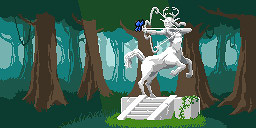
#> input picture oled.examples/images/pixelart3.jpg, 256 x 128 px, given in place of the camera
$ python HSVC_trackbar.py
#> lines starting #> are read from the running program, lines starting #| are printed output that depends on the picture; after the words box and inside, x2 and y2 are one past the last pixel; in counts of white or black regions, pixels touching at a corner belong together
#HSVC_TRACKBA
import cv2
import time
import numpy as np

print(cv2.__version__)
dispW = 800
dispH = 480

def TRAC1(val):
    global hueLow
    hueLow=val
    print('Hue Low',hueLow)
def TRAC2(val):
    global huehigh
    huehigh=val
    print('hue max',huehigh)
def TRAC3(val):
    global satlow
    satlow=val
    print('sat min',satlow)
def TRAC4(val):
    global sathigh
    sathigh=val
    print('sat high',sathigh)
def TRAC5(val):
    global vallow
    vallow=val
    print('val min',vallow)
def TRAC6(val):
    global valhigh
    valhigh=val
    print('val max',valhigh)


cam = cv2.VideoCapture('/dev/video0')
cam.set(cv2.CAP_PROP_FRAME_WIDTH, dispW)
cam.set(cv2.CAP_PROP_FRAME_HEIGHT, dispH)

# Initialize timer
prev_time = time.time()


#INITIALIZE TRACKBARS
cv2.namedWindow("My Trackbars")
cv2.createTrackbar('Hue Low','My Trackbars',0,179,TRAC1)
cv2.createTrackbar('Hue High','My Trackbars',0,179,TRAC2)
cv2.createTrackbar('Sat Low','My Trackbars',100,255,TRAC3)
cv2.createTrackbar('Sat High','My Trackbars',255,255,TRAC4)
cv2.createTrackbar('val Low','My Trackbars',100,255,TRAC5)
cv2.createTrackbar('val High','My Trackbars',255,255,TRAC6)

# Set default values
huelow = 0
huehigh = 179
satlow = 100
sathigh = 255
vallow = 100
valhigh = 255


while True:
    stat, frame = cam.read()
#> frame is the input picture: shape (128, 256, 3); mean B, G, R 85.3, 100.1, 65.2
    current_time = time.time()
    fps = 1 / (current_time - prev_time)
    prev_time = current_time
    # Overlay FPS on frame
    cv2.putText(frame, f'FPS: {int(fps)}', (10, 30),
                cv2.FONT_HERSHEY_SIMPLEX, 1, (0, 255, 255), 2)
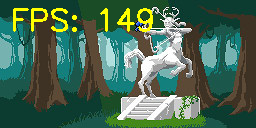
#> frame: shape (128, 256, 3); 2.84% of pixels changed, all inside (x1, y1, x2, y2) = (13, 8, 153, 32)


    Lowerbound=np.array([huelow,satlow,vallow])
    Upperbound=np.array([huehigh,sathigh,valhigh])
    frameHSV=cv2.cvtColor(frame,cv2.COLOR_BGR2HSV)
#> frameHSV: shape (128, 256, 3); mean H, S, V 61.7, 142.6, 109.5
    myMask=cv2.inRange(frameHSV,Lowerbound,Upperbound)
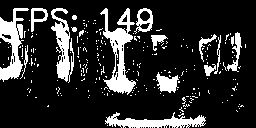
#> myMask: shape (128, 256); 17.4% white; 241 white regions (224 under 20 px), largest, box (x1, y1, x2, y2) and area: (100, 8, 136, 95) 1192, (0, 8, 29, 82) 933, (105, 112, 206, 128) 816
    myMasksmall=cv2.resize(myMask,(int(dispW/2),int(dispH/2)))
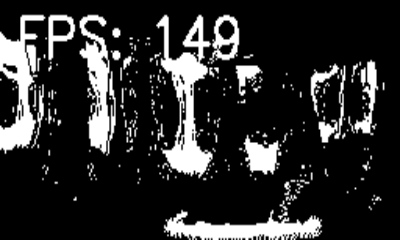
#> myMasksmall: shape (240, 400); min 0, max 255, mean 44.4
    objectofInterest=cv2.bitwise_and(frame,frame,mask=myMask)
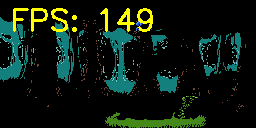
#> objectofInterest: shape (128, 256, 3); mean B, G, R 15.3, 26, 13.1
    objectofInterestSmall=cv2.resize(objectofInterest,(int(dispW/2),int(dispH/2)))
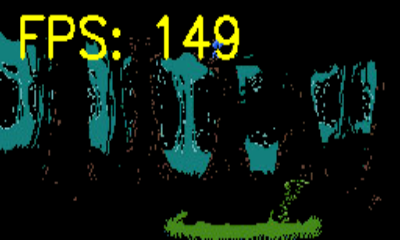
#> objectofInterestSmall: shape (240, 400, 3); mean B, G, R 15.3, 26, 13.1


#> (the run stopped early here; a loop or call above may not have finished)

$ run again, on oled.examples/images/pixelart4.jpg
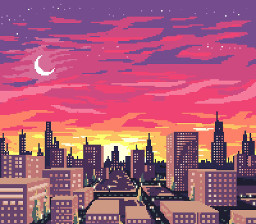
#> input picture oled.examples/images/pixelart4.jpg, 256 x 224 px, given in place of the camera
#> frame is the input picture: shape (224, 256, 3); mean B, G, R 119.7, 91.8, 171.3
#> frame: shape (224, 256, 3); 1.62% of pixels changed, all inside (x1, y1, x2, y2) = (13, 8, 154, 32)
#> frameHSV: shape (224, 256, 3); mean H, S, V 120.7, 132.4, 180
#> `myMask=cv2.inRange(frameHSV,Lowerbound,Upperbound)`:
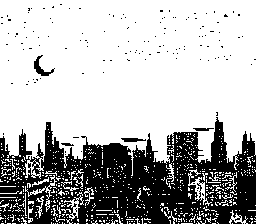
#> myMask: shape (224, 256); 70.5% white; 141 black regions (136 under 20 px), largest, box (x1, y1, x2, y2) and area: (0, 117, 256, 224) 16381, (34, 55, 55, 76) 141, (121, 138, 146, 142) 74, (193, 128, 214, 131) 47, (61, 143, 74, 146) 28
#> `objectofInterestSmall=cv2.resize(objectofInterest,(int(dispW/2),int(di..`:
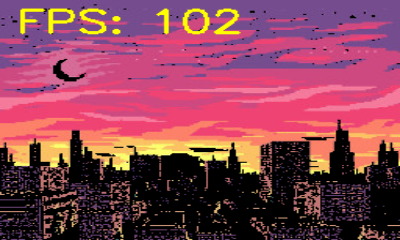
#> objectofInterestSmall: shape (240, 400, 3); mean B, G, R 86.5, 68, 138.3
